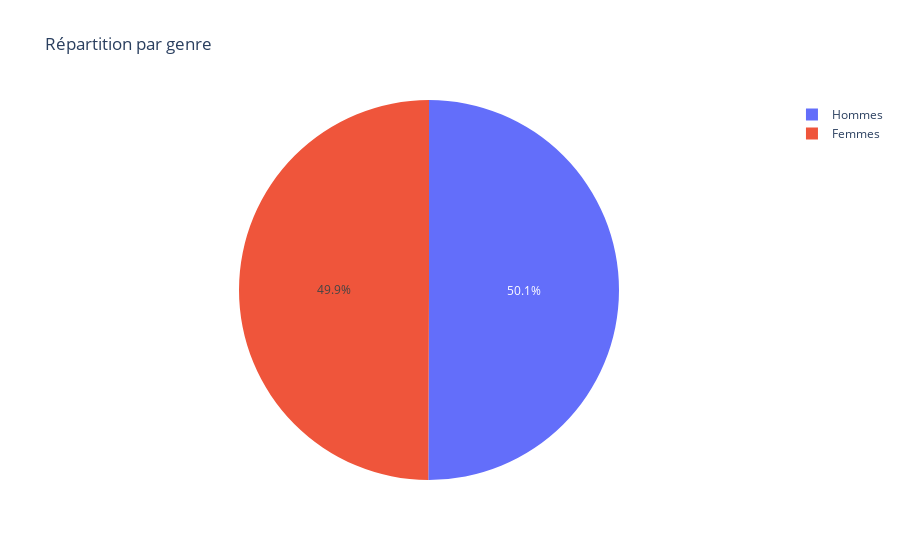

The cell this chart's notebook holds for it:
### Code cell
dataset['gender'] = dataset['gender'].map({1: 'Hommes', 0: 'Femmes'})
fig = px.pie(dataset, names='gender', title='Répartition par genre',labels={'gender': 'Genre'},)  
fig.show()

### Figure 1 — Plotly figure (JSON) as saved in the notebook; plotly's stock layout.template omitted (floating-point values rounded to 4 significant figures; data arrays with more than 128 entries replaced by an {"elided": "..."} marker saying what was removed)
{"data": [{"domain": {"x": [0, 1], "y": [0, 1]}, "hovertemplate": "Genre=%{label}<extra></extra>", "labels": {"elided": "8378 str values"}, "legendgroup": "", "name": "", "showlegend": true, "type": "pie"}], "layout": {"legend": {"tracegroupgap": 0}, "title": {"text": "Répartition par genre"}}}
